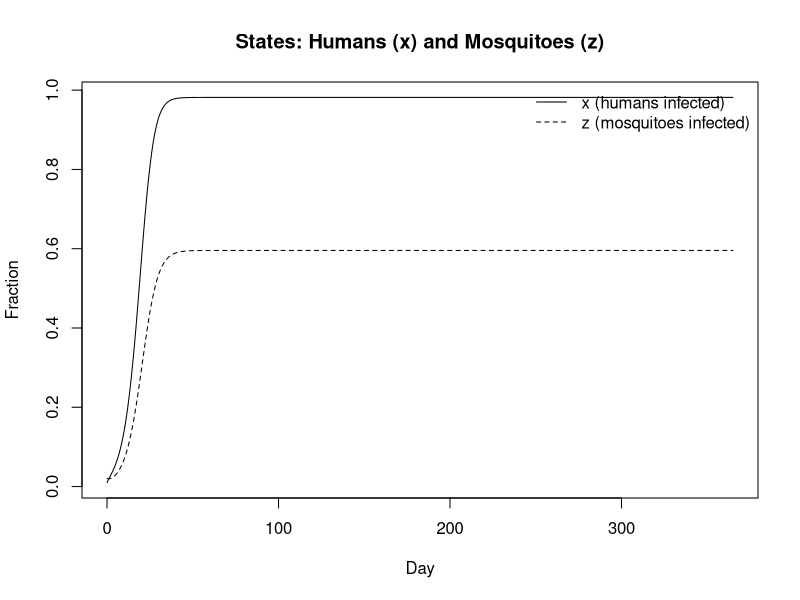
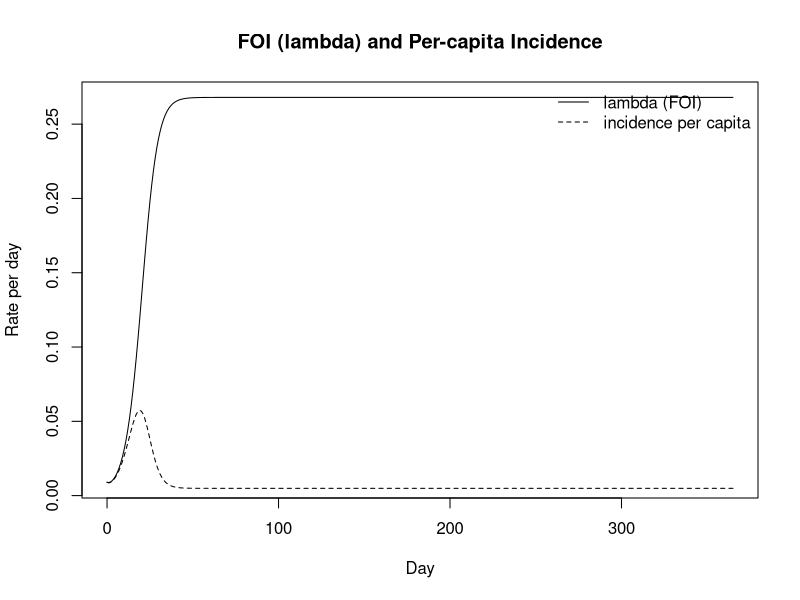

Write the R code that produced these figures, in order.
## ------------------------------------------------------------
## EpiWave-FOI: minimal per-pixel simulator (discrete time)
## Two state variables:
##   x_t = fraction of humans infected
##   z_t = fraction of mosquitoes infected
##
## Flows (per day):
##   lambda_t = m_t * a_t * b * z_t             (human FOI)
##   incidence_t = lambda_t * (1 - x_t)         (new human infections per capita)
##   dx/dt ≈ lambda_t*(1 - x_t) - r*x_t
##   dz/dt ≈ a_t*c*x_t*(1 - z_t) - g*z_t
##
## We update with Euler steps:
##   x_{t+1} = x_t + dt * [ lambda_t*(1 - x_t) - r*x_t ]
##   z_{t+1} = z_t + dt * [ a_t*c*x_t*(1 - z_t) - g*z_t ]
##
## All rates are per day; states are proportions in [0, 1].
## ------------------------------------------------------------

simulate_epi <- function(
    days = 365,     # number of days to simulate
    dt   = 1,       # day step (keep at 1 for clarity)
    # ---- fixed biological/epi parameters (tune as needed) ----
    b = 0.3,        # Pr(mosq -> human) per bite
    c = 0.5,        # Pr(human -> mosq) per bite
    r = 1/200,      # human recovery rate (mean infectious ~200 days)
    g = 1/10,       # mosquito death rate (mean lifespan ~10 days)
    # ---- biting & abundance (can be constant or seasonal) ----
    m0 = 5.0,       # baseline mosquitoes per human
    a0 = 0.3,       # baseline bites per mosquito per day
    season_m_amp = 0.3,   # amplitude for m seasonality (0 = constant)
    season_a_amp = 0.1,   # amplitude for a seasonality (0 = constant)
    season_phase = 0,     # phase shift in radians (align peaks)
    # ---- initial conditions (fractions) ----
    x0 = 0.01,      # 1% humans infected initially
    z0 = 0.02       # 2% mosquitoes infected initially
) {
  # Pre-allocate output vectors for speed/clarity
  T <- days + 1L                  # include t = 0
  time <- seq(0, days, by = 1)
  x <- numeric(T); z <- numeric(T)
  lambda <- numeric(T)
  inc <- numeric(T)               # per-capita incidence rate (per day)
  m_t <- numeric(T); a_t <- numeric(T)

  # Helper: daily seasonality using a sine wave on [0, days]
  #   value_t = base * (1 + amp * sin(2*pi*t/365 + phase)), constrained positive
  seasonal <- function(base, amp, t, phase = 0) {
    val <- base * (1 + amp * sin(2*pi*t/365 + phase))
    pmax(val, 1e-9) # ensure strictly positive
  }

  # Set initial states
  x[1] <- x0
  z[1] <- z0

  # Main simulation loop (Euler updates)
  for (i in 1:T) {
    t <- time[i]

    # Compute time-varying m_t and a_t (seasonal or constant)
    m_t[i] <- seasonal(m0, season_m_amp, t, season_phase)
    a_t[i] <- seasonal(a0, season_a_amp, t, season_phase)

    # Current FOI on humans (per susceptible per day)
    lambda[i] <- m_t[i] * a_t[i] * b * z[i]

    # Per-capita incidence (new human infections per person per day)
    inc[i] <- lambda[i] * (1 - x[i])

    # Skip last step’s update
    if (i == T) break

    # Euler updates for x and z
    dx <- dt * ( inc[i] - r * x[i] )
    dz <- dt * ( a_t[i] * c * x[i] * (1 - z[i]) - g * z[i] )

    x[i + 1] <- x[i] + dx
    z[i + 1] <- z[i] + dz

    # Keep states in [0, 1] to avoid numerical drift
    x[i + 1] <- min(max(x[i + 1], 0), 1)
    z[i + 1] <- min(max(z[i + 1], 0), 1)
  }

  # Bundle results
  out <- data.frame(
    day = time,
    x = x,                     # human infected fraction
    z = z,                     # mosquito infected fraction
    lambda = lambda,           # FOI on humans (per day)
    incidence_per_capita = inc,# new infections per person per day
    m = m_t,                   # mosquitoes per human (time-varying)
    a = a_t                    # bites per mosquito per day (time-varying)
  )
  return(out)
}

## ------------------------------------------------------------
## Example run
## ------------------------------------------------------------

sim <- simulate_epi(
  days = 365,
  # Try zero seasonality first for a clean equilibrium feel:
  season_m_amp = 0.0,
  season_a_amp = 0.0
)

head(sim, 10)   # peek at the first 10 rows

## ------------------------------------------------------------
## Simple base-R plots (optional)
## ------------------------------------------------------------

# Humans infected (x) and mosquitoes infected (z)
plot(sim$day, sim$x, type = "l", xlab = "Day", ylab = "Fraction",
     main = "States: Humans (x) and Mosquitoes (z)")
lines(sim$day, sim$z, lty = 2)
legend("topright", legend = c("x (humans infected)", "z (mosquitoes infected)"),
       lty = c(1,2), bty = "n")

# FOI and incidence (per capita)
plot(sim$day, sim$lambda, type = "l", xlab = "Day", ylab = "Rate per day",
     main = "FOI (lambda) and Per-capita Incidence")
lines(sim$day, sim$incidence_per_capita, lty = 2)
legend("topright", legend = c("lambda (FOI)", "incidence per capita"),
       lty = c(1,2), bty = "n")

# If you want to see seasonality effects, re-run with non-zero amplitudes:
# sim_season <- simulate_epi(season_m_amp = 0.3, season_a_amp = 0.1)
# plot(sim_season$day, sim_season$incidence_per_capita, type="l",
#      xlab="Day", ylab="Rate per day",
#      main="Incidence with seasonal m and a")
